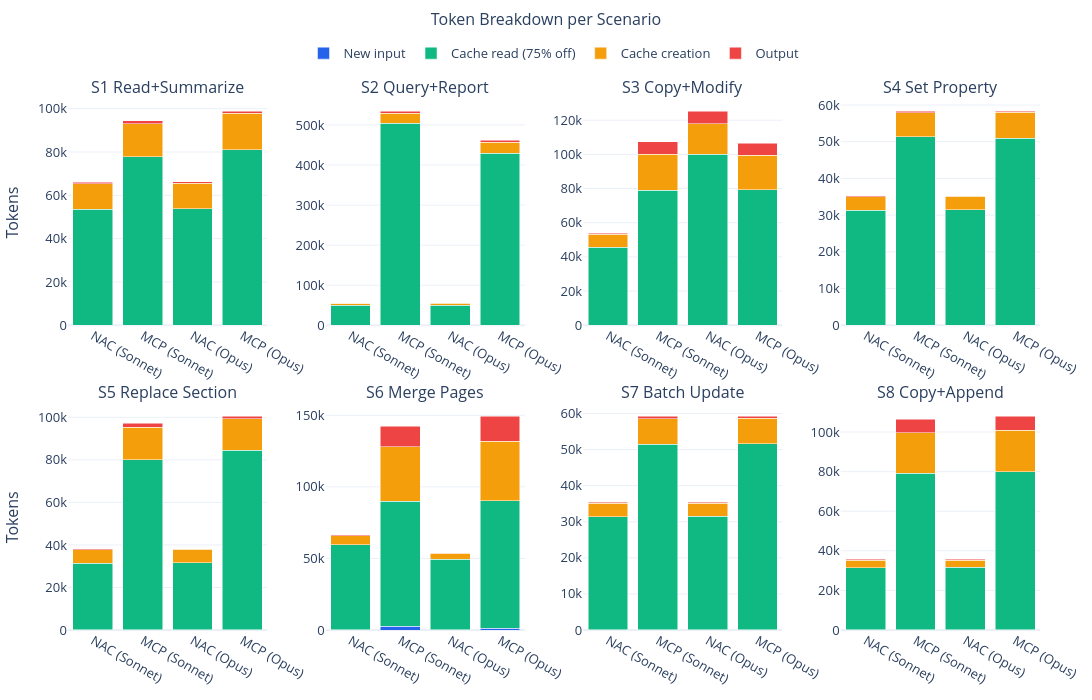

Write notebook code for a chart like this one.
### Markdown cell above
## 5. Token Breakdown

### Code cell
token_cols = ["total_input", "total_cache_read", "total_cache_creation", "total_output"]
token_labels = {"total_input": "New input", "total_cache_read": "Cache read (75% off)",
                "total_cache_creation": "Cache creation", "total_output": "Output"}
token_colors = {"New input": "#2563EB", "Cache read (75% off)": "#10B981",
                "Cache creation": "#F59E0B", "Output": "#EF4444"}

if all(c in df.columns for c in token_cols):
    scenarios = sorted(df.scenario_num.unique())
    n = len(scenarios)
    fig = make_subplots(rows=2, cols=4,
        subplot_titles=[f"S{s} {SCENARIO_NAMES.get(s, '')}" for s in scenarios],
        horizontal_spacing=0.06, vertical_spacing=0.15)

    # Short legend labels for each condition
    short_labels = {l: l.replace("Notion Agent CLI", "NAC").replace("Notion MCP", "MCP") for l in labels}

    for idx, s in enumerate(scenarios):
        row, col = idx // 4 + 1, idx % 4 + 1
        sub = df[df.scenario_num == s]

        for comp_col, comp_name in token_labels.items():
            for li, label in enumerate(labels):
                lsub = sub[sub.label == label]
                if lsub.empty: continue
                val = lsub[comp_col].mean()
                fig.add_trace(go.Bar(
                    name=comp_name, x=[short_labels[label]], y=[val],
                    marker_color=token_colors[comp_name],
                    showlegend=(idx == 0 and li == 0),
                    legendgroup=comp_name,
                    hovertemplate=f"{short_labels[label]}<br>{comp_name}: %{{y:,.0f}}<extra>S{s}</extra>",
                ), row=row, col=col)

    fig.update_layout(**LAYOUT, barmode="stack", height=700, width=1100,
        title=dict(text="Token Breakdown per Scenario", y=0.98, x=0.5, xanchor="center", font_size=16),
        margin=dict(t=100, b=40, l=60, r=30),
        legend=dict(orientation="h", yanchor="bottom", y=1.06, x=0.5, xanchor="center"))
    fig.update_yaxes(title_text="Tokens", row=1, col=1)
    fig.update_yaxes(title_text="Tokens", row=2, col=1)
    fig.show()
else:
    print("Token data not available")
